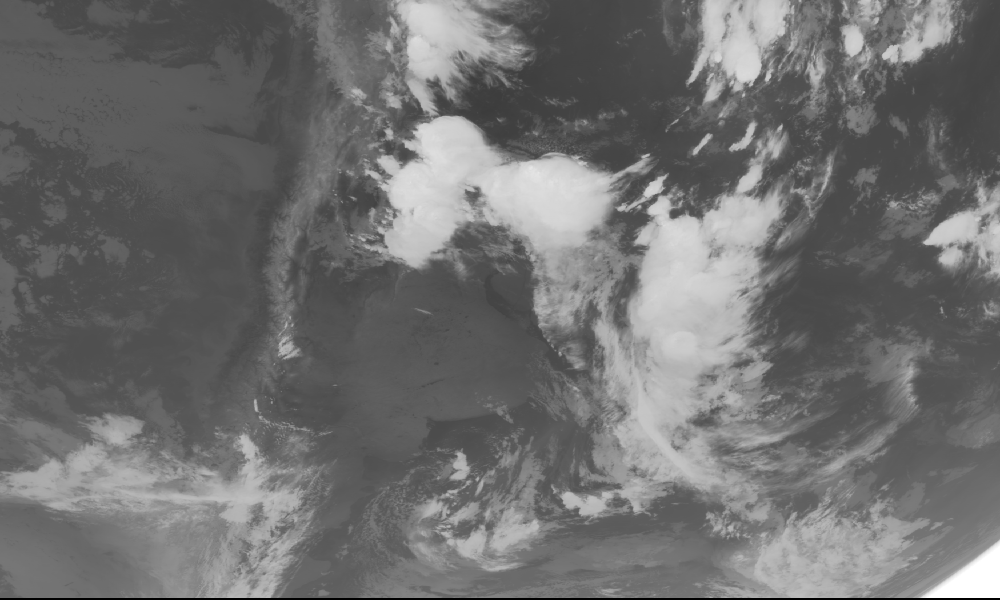
#> input picture 1602262345G13I04.tif, 1000 x 600 px
$ python read_goes_nasa_tif.py   (Python 2 division)
#> lines starting #> are read from the running program, lines starting #| are printed output that depends on the picture
# -*- coding: utf-8 -*-
"""
Created on Wed Mar  2 20:25:22 2016

@author: luciano
"""
###############################################################################
# LECTURA Y GRAFICADO DATOS GOES-E NASA (TIF format)
###############################################################################

import matplotlib.pyplot as plt
import numpy as np
from time import clock
from mpl_toolkits.basemap import Basemap

###############################################################################

start_time = clock()

###############################################################################

# Nombre del archivo
filename = '1602262345G13I04.tif'

# Lectura del archivo
DN = plt.imread(filename)
#> DN is the input picture: shape (600, 1000); min 0, max 255, mean 111.8
DN = np.double(DN)
#DN = DN[:,0:900]

# Conversion DN ==> TB [K]
if (np.all(DN)<=175):
    TB = -0.5*DN+330
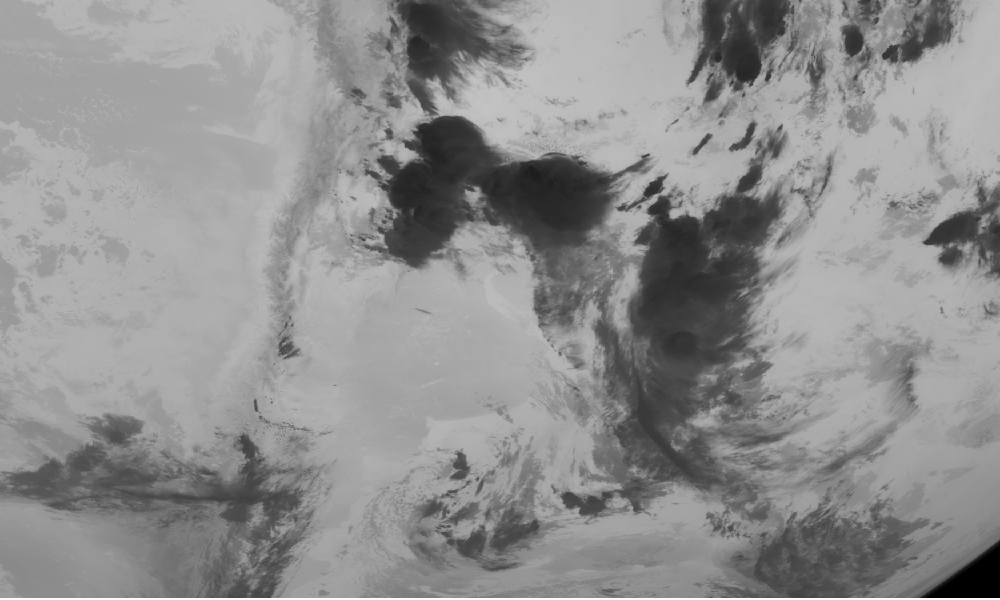
#> TB: shape (600, 1000) float64; min 202.5, max 330, mean 274.1; drawn with min black and max white
else:
    TB = -1*DN+243

###############################################################################

# Lectura archivo geolocation
nx=2
ny=600*1000
navfile = "argentina_1006011745_G13I04_M_float.nav"
#> (the run stopped early here; a loop or call above may not have finished)
